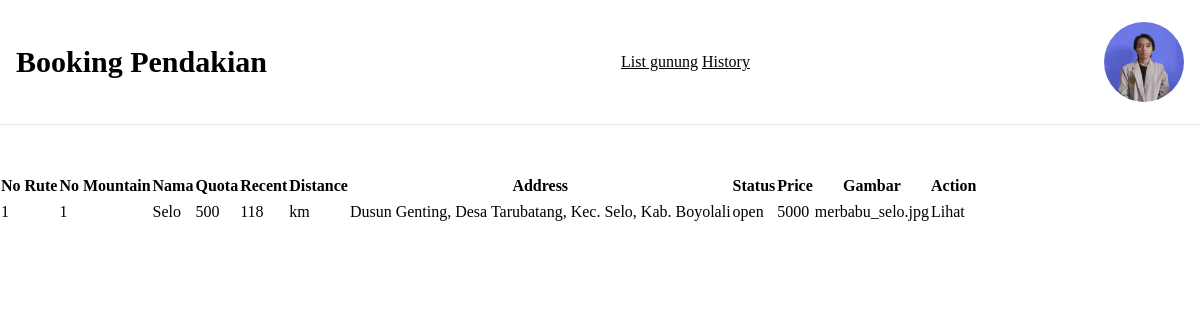
Page /mountaindetail.php (signed in) on the committed database.
### tables this page shows
CREATE TABLE `user_detail` (
  `user_detail_id` int(11) NOT NULL,
  `user_id` int(11) DEFAULT NULL,
  `user_full_name` varchar(50) DEFAULT NULL,
  `user_phone_number` varchar(20) DEFAULT NULL,
  `user_birth_date` date DEFAULT NULL,
  `user_province` varchar(50) DEFAULT NULL,
  `user_city` varchar(50) NOT NULL,
  `user_district` varchar(50) DEFAULT NULL,
  `user_postal_code` char(10) DEFAULT NULL,
  `user_address` text DEFAULT NULL,
  `user_weight` decimal(5,2) DEFAULT NULL,
  `user_height` decimal(5,2) DEFAULT NULL,
  `user_photo` varchar(255) DEFAULT NULL,
  `user_identity_card` varchar(255) DEFAULT NULL,
  `user_identity_status` enum('unverified','verified','rejected') NOT NULL
);

CREATE TABLE `route` (
  `route_id` int(11) NOT NULL,
  `mountain_id` int(11) DEFAULT NULL,
  `route_name` varchar(50) DEFAULT NULL,
  `route_quota` int(11) NOT NULL,
  `route_recent` int(11) NOT NULL,
  `route_address` text DEFAULT NULL,
  `route_status` enum('open','close') DEFAULT NULL,
  `route_price` int(11) DEFAULT NULL,
  `route_img` varchar(255) DEFAULT NULL
);

### src/mountaindetail.php (the view, shortened to what this page needs)
<?php
include 'connection.php';
$queryRute = $conn->query("SELECT * FROM `route`");
$dataRute = array();
while ($row = $queryRute->fetch_assoc()) {
    $dataRute[] = $row;
}
?>
<!DOCTYPE html>
<html lang="en">
<head>
    <link rel="stylesheet" href="../dist/output.css">
</head>
<body>
    <?php include './components/navbar.php'; ?>
    <table>
        <tr>
            <th>No Rute</th>
            <th>No Mountain</th>
            <th>Nama</th>
            <th>Quota</th>
            <th>Recent</th>
            <th>Distance</th>
            <th>Address</th>
            <th>Status</th>
            <th>Price</th>
            <th>Gambar</th>
            <th>Action</th>
        </tr>
        <tr>
            <?php foreach ($dataRute as $key => $value) : ?>
                <td><?php echo $key + 1 ?></td>
                <td><?php echo $value['mountain_id'] ?> </td>
                <td><?php echo $value['route_name'] ?> </td>
                <td><?php echo $value['route_quota'] ?> </td>
                <td><?php echo $value['route_recent'] ?></td>
                <td><?php echo $value['route_distance'] ?> km</td>
                <td><?php echo $value['route_address'] ?></td>
                <td><?php echo $value['route_status'] ?></td>
                <td><?php echo $value['route_price'] ?></td>
                <td><?php echo $value['route_img'] ?></td>
                <td><a href="routedetail.php?route=<?php echo $value['route_id'] ?>">Lihat</a></td>
            <?php endforeach; ?>
</body>
</html>

### src/components/navbar.php (shortened to what this page needs)
<nav class="flex justify-between items-center px-4 py-5  h-[125px] mx-auto border-b mb-12 relative">
    <div>
        <a href="./index.php" class="text-3xl font-black">Booking Pendakian</a>
    </div>
    <div>
        <a href="./listgunung.php" class="underline">List gunung</a>
        <a href="./history.php" class="underline">History</a>
    </div>
    <div class="flex items-center">
        <?php if (!isset($_SESSION['user'])) : ?>
            <a href="../src/login" class="bg-blue-500 text-white font-semibold w-[90px] py-2 rounded-sm hover:bg-blue-400 text-center block">Sign In</a>
        <?php else : ?>
            <div class="flex items-center gap-4">
                <div id='UserProfile' class="w-20 h-20 flex items-center overflow-hidden rounded-full object-cover cursor-pointer" onclick="handleProfileComponents()">
                    <?php
                    $userId = $_SESSION['user']['user_id'];
                    $result = $conn->query("SELECT user_photo FROM user_detail WHERE user_id = $userId");
                    if ($result && $result->num_rows > 0) {
                        $user_data = $result->fetch_assoc();
                        $userPhoto = $user_data['user_photo'];
                    ?>
                        <img src="../assets/img/userdata/<?php echo $userPhoto; ?>?timestamp=<?php echo time(); ?>" alt="user_profile">
                    <?php
                    } else {
                    ?>
                        <img src="../assets/default-profile.png" alt="user_profile">
                    <?php
                    }
                    ?>
                </div>
            </div>
        <?php endif; ?>
    </div>
</nav>

### src/components/navbar.php (style rules this page uses)
nav { background:white }

### rows in the picture
user_detail: user_photo (picture)
route: mountain "1", route_name "Selo", route_quota "500", route_recent "118", route_address "Dusun Genting, Desa Tarubatang, Kec. Selo, Kab. Boyolali", route_status "open", route_price "5000", route_img "merbabu_selo.jpg"
